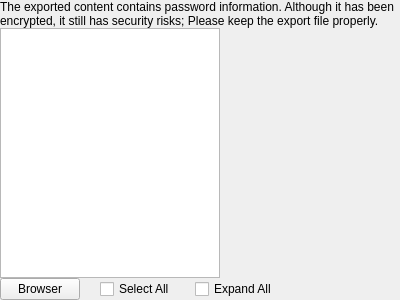
<?xml version="1.0" encoding="UTF-8"?>
<ui version="4.0">
 <class>ImportWidget</class>
 <widget class="QWidget" name="ImportWidget">
  <property name="geometry">
   <rect>
    <x>0</x>
    <y>0</y>
    <width>400</width>
    <height>300</height>
   </rect>
  </property>
  <property name="windowTitle">
   <string>Form</string>
  </property>
  <layout class="QVBoxLayout" name="verticalLayout">
   <property name="spacing">
    <number>0</number>
   </property>
   <property name="leftMargin">
    <number>0</number>
   </property>
   <property name="topMargin">
    <number>0</number>
   </property>
   <property name="rightMargin">
    <number>0</number>
   </property>
   <property name="bottomMargin">
    <number>0</number>
   </property>
   <item>
    <widget class="QLabel" name="label">
     <property name="text">
      <string>The exported content contains password information. Although it has been encrypted, it still has security risks; Please keep the export file properly.</string>
     </property>
     <property name="wordWrap">
      <bool>true</bool>
     </property>
    </widget>
   </item>
   <item>
    <layout class="QHBoxLayout" name="horizontalLayout_2">
     <item>
      <widget class="QTreeView" name="treeView">
       <property name="minimumSize">
        <size>
         <width>0</width>
         <height>195</height>
        </size>
       </property>
       <attribute name="headerVisible">
        <bool>false</bool>
       </attribute>
      </widget>
     </item>
     <item>
      <widget class="QLabel" name="label_2">
       <property name="minimumSize">
        <size>
         <width>180</width>
         <height>0</height>
        </size>
       </property>
       <property name="text">
        <string/>
       </property>
      </widget>
     </item>
    </layout>
   </item>
   <item>
    <layout class="QHBoxLayout" name="horizontalLayout">
     <item>
      <widget class="QPushButton" name="browser">
       <property name="text">
        <string>Browser</string>
       </property>
      </widget>
     </item>
     <item>
      <spacer name="horizontalSpacer_3">
       <property name="orientation">
        <enum>Qt::Horizontal</enum>
       </property>
       <property name="sizeType">
        <enum>QSizePolicy::Fixed</enum>
       </property>
       <property name="sizeHint" stdset="0">
        <size>
         <width>20</width>
         <height>20</height>
        </size>
       </property>
      </spacer>
     </item>
     <item>
      <widget class="QCheckBox" name="selectAll">
       <property name="text">
        <string>Select All</string>
       </property>
      </widget>
     </item>
     <item>
      <spacer name="horizontalSpacer_2">
       <property name="orientation">
        <enum>Qt::Horizontal</enum>
       </property>
       <property name="sizeType">
        <enum>QSizePolicy::Fixed</enum>
       </property>
       <property name="sizeHint" stdset="0">
        <size>
         <width>20</width>
         <height>20</height>
        </size>
       </property>
      </spacer>
     </item>
     <item>
      <widget class="QCheckBox" name="expandAll">
       <property name="text">
        <string>Expand All</string>
       </property>
      </widget>
     </item>
     <item>
      <spacer name="horizontalSpacer">
       <property name="orientation">
        <enum>Qt::Horizontal</enum>
       </property>
       <property name="sizeHint" stdset="0">
        <size>
         <width>40</width>
         <height>20</height>
        </size>
       </property>
      </spacer>
     </item>
    </layout>
   </item>
  </layout>
 </widget>
 <resources/>
 <connections/>
</ui>
